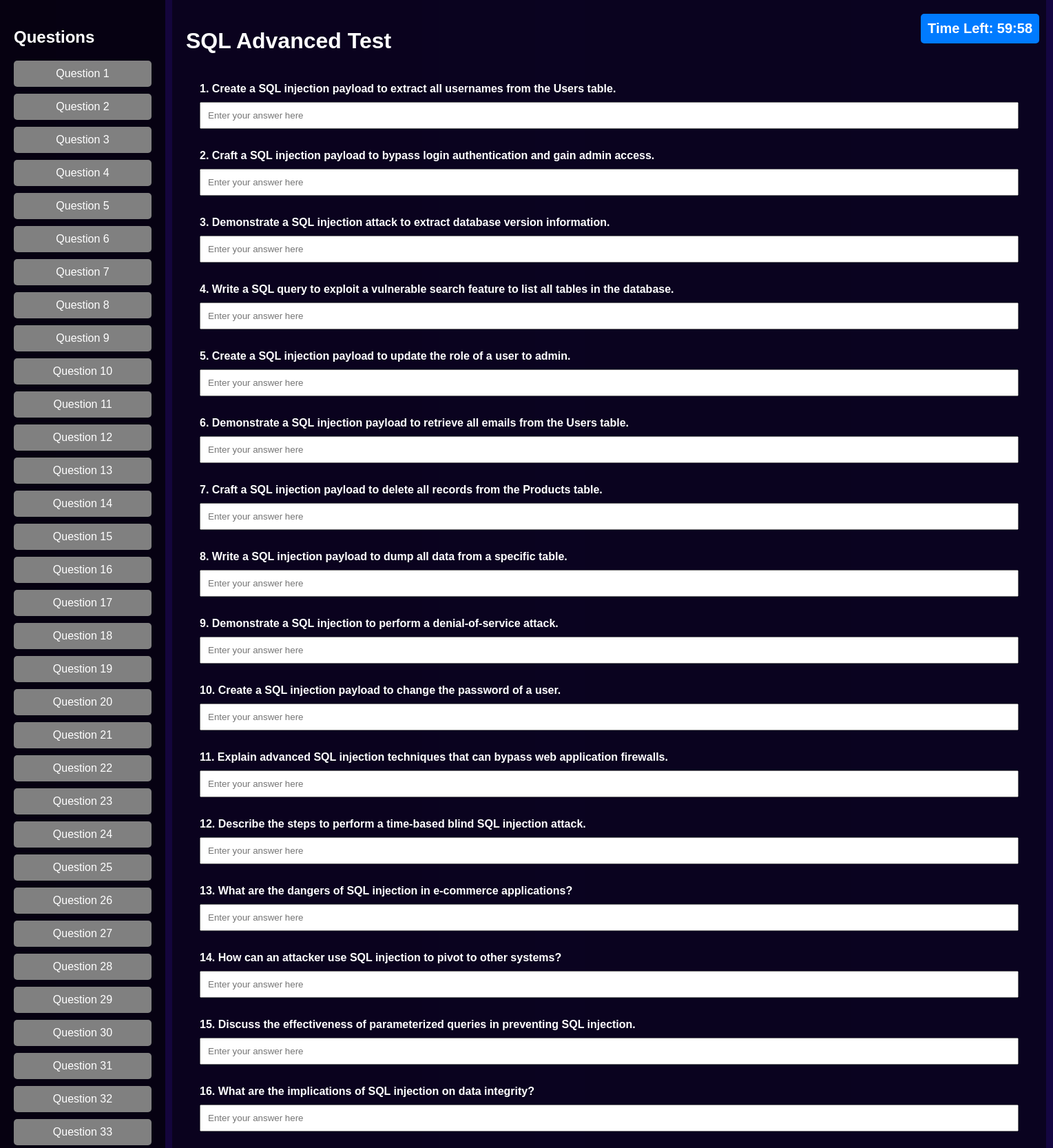
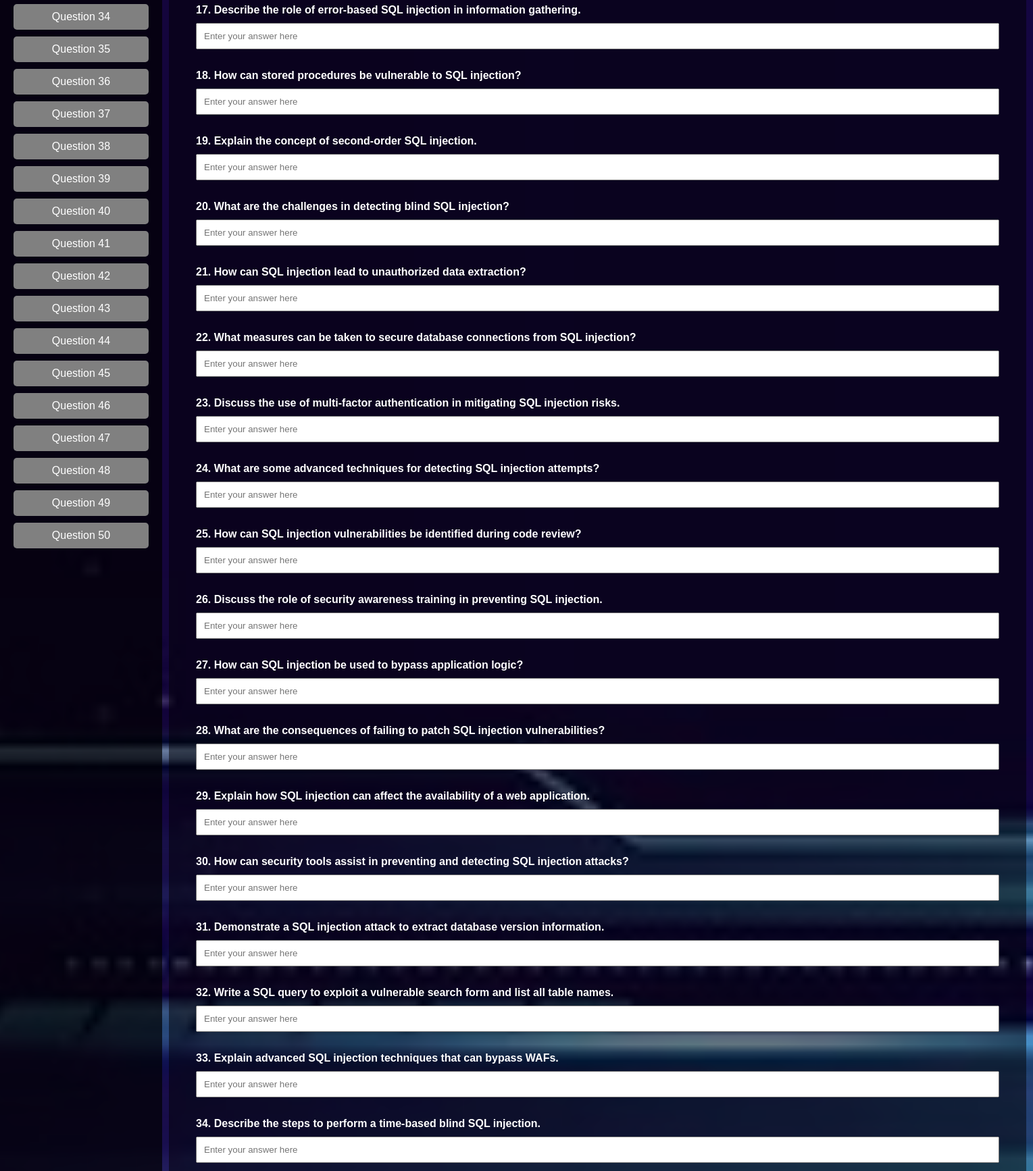
/sqladvanced.php (signed in, upper part), run on the app's committed database (2 pictures, top to bottom).
### tables this page shows
CREATE TABLE `test_questions` (
  `question_id` int(11) NOT NULL,
  `test_id` int(11) NOT NULL,
  `question_text` text NOT NULL,
  `question_type` enum('mcq','open_ended') NOT NULL,
  `expected_keywords` text DEFAULT NULL
);

### sqladvanced.php (the view, shortened to what this page needs)
<?php
require_once 'config.php';
require_once 'header.php';
$testId = 3;
$questions = [];
$questionIds = [];
$sql = "SELECT question_id FROM test_questions WHERE test_id = ? ORDER BY RAND() LIMIT 50";
if ($stmt = $conn->prepare($sql)) {
    $stmt->bind_param("i", $testId);
    $stmt->execute();
    $stmt->bind_result($questionId);
    while ($stmt->fetch()) {
        $questionIds[] = $questionId;
    }
} else {
    echo "Error fetching question IDs: " . $conn->error;
    exit();
}
$sql = "SELECT question_id, question_text
        FROM test_questions
        WHERE question_id IN (" . implode(',', array_fill(0, count($questionIds), '?')) . ")";
if ($stmt = $conn->prepare($sql)) {
    $types = str_repeat('i', count($questionIds));
    $stmt->bind_param($types, ...$questionIds);
    $stmt->execute();
    $stmt->bind_result($questionId, $questionText);
    while ($stmt->fetch()) {
        if (!isset($questions[$questionId])) {
            $questions[$questionId] = [
                'id' => $questionId,
                'text' => $questionText
            ];
        }
    }
} else {
    echo "Error fetching test questions: " . $conn->error;
    exit();
}
?>
<!DOCTYPE html>
<html lang="en">
<head>
</head>
<body>
    <div class="sidebar">
        <h2>Questions</h2>
        <ul>
            <?php
            $index = 1;
            foreach ($questions as $questionId => $question): ?>
                <li><a href="#question_<?php echo $index; ?>" data-question-id="<?php echo $index; ?>">Question <?php echo $index; ?></a></li>
            <?php
            $index++;
            endforeach; ?>
        </ul>
    </div>
    <div class="main-content">
        <div class="container">
            <h1>SQL Advanced Test</h1>
            <div class="timer" id="timer">Time Left: 60:00</div>
            <div class="quiz-content">
                <form id="quizForm" action="submit_test.php" method="POST">
                    <?php
                    $index = 1;
                    foreach ($questions as $questionId => $question): ?>
                        <div id="question_<?php echo $index; ?>" class="question-container">
                            <div class="question-text">
                                <?php echo $index . '. ' . htmlspecialchars($question['text']); ?>
                            </div>
                            <div class="options">
                                <input type="text" name="question_<?php echo $questionId; ?>" placeholder="Enter your answer here" data-question-id="<?php echo $index; ?>">
                            </div>
                        </div>
                    <?php
                    $index++;
                    endforeach; ?>
                </form>
            </div>
        </div>
    </div>
</body>
</html>

### default.css (style rules this page uses)
html, body.default { height: 100%; margin: 0; padding: 0; }
body.default { font-family: Arial, sans-serif; background-image: url('background.jpg'); background-size: cover; background-repeat: no-repeat; background-position: center; background-attachment: fixed; color: white; }

### sqladvanced.php (style rules this page uses)
body { background-image: url('background.jpg'); background-size: cover; background-repeat: no-repeat; background-attachment: fixed; font-family: Arial, sans-serif; margin: 0; padding: 0; color: #fff; display: flex; background-color: rgba(0, 0, 0, 0.5); }
html { scroll-behavior: smooth; }
html, body { height: 100%; }
.container { flex: 1; padding: 20px; margin-left: 250px; background-color: rgba(0, 0, 0, 0.5); width: 1229px; }
.quiz-content { padding: 20px; border-radius: 8px; }
.question-text { font-weight: bold; margin-bottom: 10px; }
.options { margin-top: 10px; }
.options input { margin-right: 10px; width: 100%; padding: 10px; box-sizing: border-box; }
.timer { font-size: 20px; font-weight: bold; position: fixed; top: 20px; right: 20px; padding: 10px; background-color: #007bff; color: #fff; border-radius: 5px; z-index: 1000; }
.sidebar { width: 200px; background: rgba(0, 0, 0, 0.7); padding: 20px; position: fixed; top: 0; left: 0; height: 100%; overflow-y: auto; }
.sidebar h2 { font-size: 1.5em; margin-bottom: 20px; }
.sidebar ul { list-style-type: none; padding: 0; }
.sidebar ul li { margin: 10px 0; }
.sidebar ul li a { color: #fff; text-decoration: none; padding: 10px; display: block; background: grey; border-radius: 5px; text-align: center; transition: background 0.3s; }
.question-container { scroll-margin-top: 100px; margin-bottom: 30px; }

### data on the page
test_questions: question_text "Create a SQL injection payload to extract all usernames from the Users table."
test_questions: question_text "Craft a SQL injection payload to bypass login authentication and gain admin access."
test_questions: question_text "Demonstrate a SQL injection attack to extract database version information."
test_questions: question_text "Write a SQL query to exploit a vulnerable search feature to list all tables in the database."
test_questions: question_text "Create a SQL injection payload to update the role of a user to admin."
test_questions: question_text "Demonstrate a SQL injection payload to retrieve all emails from the Users table."
test_questions: question_text "Craft a SQL injection payload to delete all records from the Products table."
test_questions: question_text "Write a SQL injection payload to dump all data from a specific table."
test_questions: question_text "Demonstrate a SQL injection to perform a denial-of-service attack."
test_questions: question_text "Create a SQL injection payload to change the password of a user."
test_questions: question_text "Explain advanced SQL injection techniques that can bypass web application firewalls."
test_questions: question_text "Describe the steps to perform a time-based blind SQL injection attack."
test_questions: question_text "What are the dangers of SQL injection in e-commerce applications?"
test_questions: question_text "How can an attacker use SQL injection to pivot to other systems?"
test_questions: question_text "Discuss the effectiveness of parameterized queries in preventing SQL injection."
test_questions: question_text "What are the implications of SQL injection on data integrity?"
test_questions: question_text "Describe the role of error-based SQL injection in information gathering."
test_questions: question_text "How can stored procedures be vulnerable to SQL injection?"
test_questions: question_text "Explain the concept of second-order SQL injection."
test_questions: question_text "What are the challenges in detecting blind SQL injection?"
test_questions: question_text "How can SQL injection lead to unauthorized data extraction?"
test_questions: question_text "What measures can be taken to secure database connections from SQL injection?"
test_questions: question_text "Discuss the use of multi-factor authentication in mitigating SQL injection risks."
test_questions: question_text "What are some advanced techniques for detecting SQL injection attempts?"
test_questions: question_text "How can SQL injection vulnerabilities be identified during code review?"
test_questions: question_text "Discuss the role of security awareness training in preventing SQL injection."
test_questions: question_text "How can SQL injection be used to bypass application logic?"
test_questions: question_text "What are the consequences of failing to patch SQL injection vulnerabilities?"
test_questions: question_text "Explain how SQL injection can affect the availability of a web application."
test_questions: question_text "How can security tools assist in preventing and detecting SQL injection attacks?"
test_questions: question_text "Demonstrate a SQL injection attack to extract database version information."
test_questions: question_text "Write a SQL query to exploit a vulnerable search form and list all table names."
test_questions: question_text "Explain advanced SQL injection techniques that can bypass WAFs."
test_questions: question_text "Describe the steps to perform a time-based blind SQL injection."
